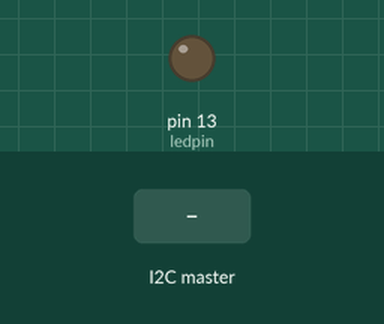
The sketch below on a simulated Arduino Uno, built with avr-gcc and run on an emulated ATmega328P. Shown: output pins drawn as LEDs (lit = HIGH). Inputs (shaded band) come from the test bench.

Above: at 1.2 s.
1.3 s: the I2C master sends the byte 1
At 1.9 s:
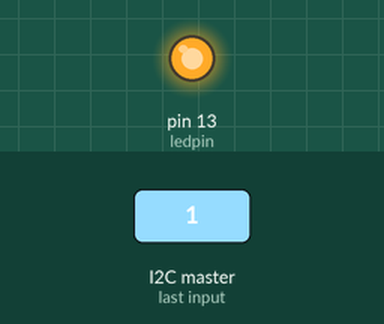
2.8 s: the I2C master sends the byte 0
At 3.1 s:
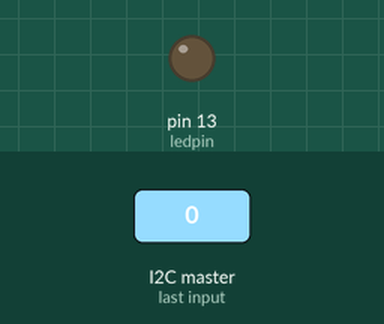
Timing chart, 0 to 5.8 s (numbered marks = the images above; inputs shaded):
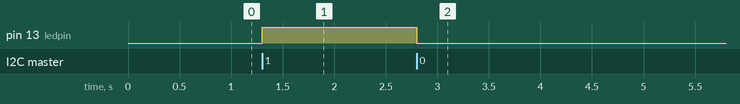

Measured:
- after the input at 1.3 s, pin 13 (ledpin): LOW → HIGH at once
- after the input at 2.8 s, pin 13 (ledpin): HIGH → LOW at once

The sketch:

Task2_IoT_CODE2.ino
```cpp
#include <Wire.h>

//Define Variables
int ledpin=13;
int x =0;

void setup(){

  Wire.begin(1);
  Wire.onReceive(receiveEvent);
  // Make LED an output:
  pinMode(ledpin, OUTPUT);
}

void loop(){

  delay(100);
}

void receiveEvent(int howMany){

   //Reading the value into x
   x = Wire.read();

   //Check condition
   if (x == 1){
     //LED on
     digitalWrite(ledpin,HIGH);
   }

  else{
    //LED off
    digitalWrite(ledpin,LOW);
  }
}
```
